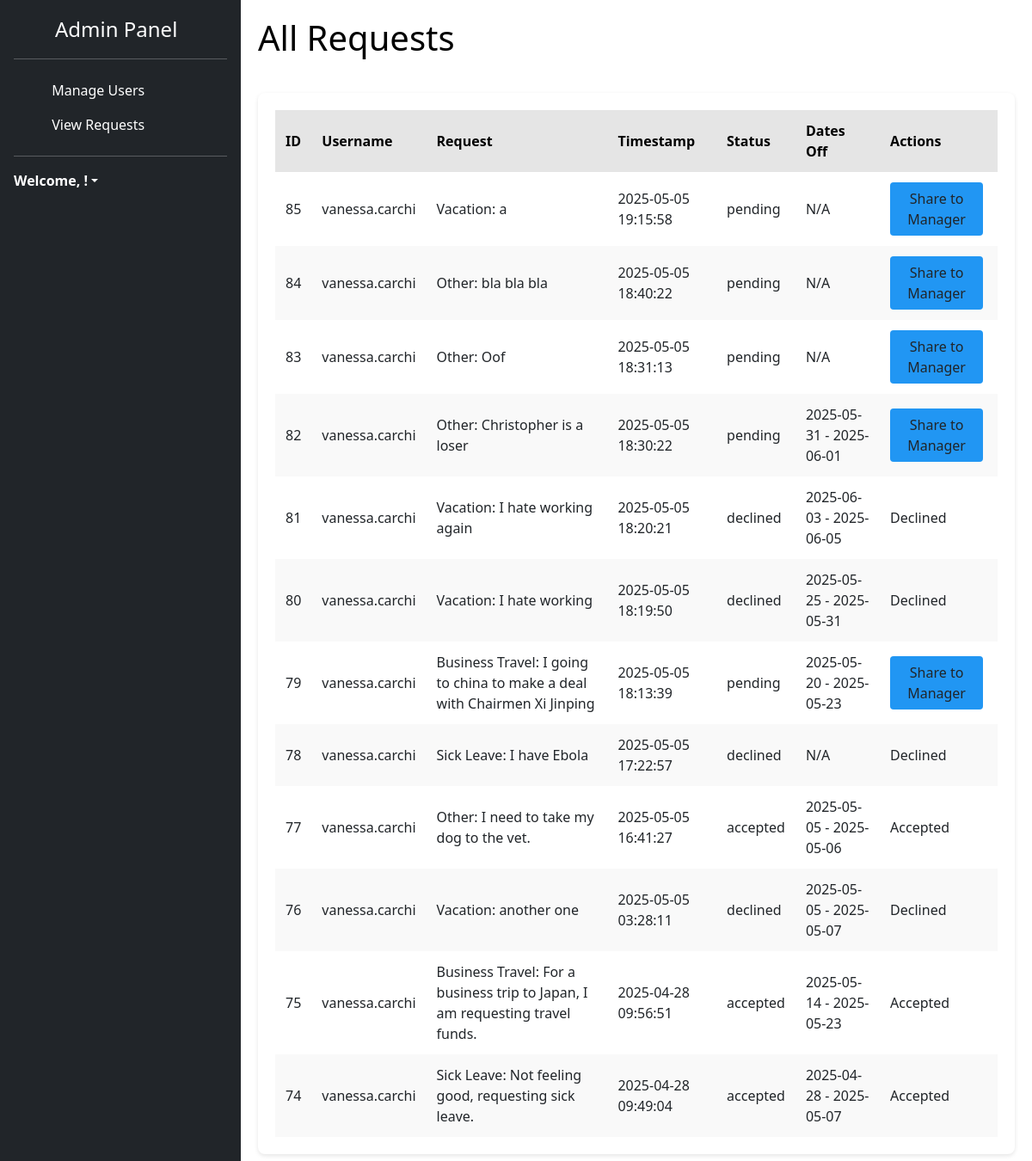
The app's page /admin_requests (signed in) with its own data.
### tables this page shows
CREATE TABLE requests (
    id INTEGER PRIMARY KEY AUTOINCREMENT,
    username TEXT NOT NULL,
    request TEXT NOT NULL,
    timestamp DATETIME DEFAULT CURRENT_TIMESTAMP
, status TEXT DEFAULT 'pending', user_id INTEGER, start_date TEXT, end_date TEXT, notified INTEGER DEFAULT 0, last_status TEXT DEFAULT NULL);

### main.py (the view)
@app.route("/admin_requests")
def admin_requests():
    if "user" in session and session.get("role") == "admin":
        conn = sqlite3.connect("users.db")
        cursor = conn.cursor()
        cursor.execute("SELECT id, username, request, timestamp, status, start_date, end_date FROM requests ORDER BY timestamp DESC")
        all_requests = cursor.fetchall()
        conn.close()
        return render_template("HTML/admin_requests.html", requests=all_requests)
    return redirect(url_for("login"))

### templates/HTML/admin_requests.html (shortened to what this page needs)
<!DOCTYPE html>
<html lang="en">
<head>
  <link rel="stylesheet" href="{{ url_for('static', filename='CSS/sidebars.css') }}">
  <link rel="stylesheet" href="{{ url_for('static', filename='CSS/dashboard.css') }}">
  <link rel="stylesheet" href="{{ url_for('static', filename='CSS/admin_requests.css') }}">
  <link href="https://cdn.jsdelivr.net/npm/bootstrap@5.3.2/dist/css/bootstrap.min.css" rel="stylesheet">
  <link rel="stylesheet" href="https://cdn.jsdelivr.net/npm/flatpickr/dist/flatpickr.min.css">
  <link rel="stylesheet" href="https://cdn.jsdelivr.net/npm/@docsearch/css@3">
  <link href="../assets/dist/css/bootstrap.min.css" rel="stylesheet">
  <link rel="stylesheet" href="https://cdnjs.cloudflare.com/ajax/libs/bootstrap/5.1.3/css/bootstrap.min.css" />
  <link rel="stylesheet" href="https://cdnjs.cloudflare.com/ajax/libs/font-awesome/6.0.0/css/all.min.css" />
</head>
<body>
  <div class="app-container">
    <div class="sidebar flex-column flex-shrink-0 p-3 text-bg-dark" style="width: 280px;">
      <div class="d-flex align-items-center mb-3 mb-md-0 me-md-auto text-white text-decoration-none">
        <svg class="bi pe-none me-2" width="40" height="32"><use xlink:href="#bootstrap"/></svg>
        <span class="fs-4">Admin Panel</span>
      </div>
      <hr>
      <ul class="nav nav-pills flex-column mb-auto">
        <li class="nav-item">
          <a href="{{ url_for('admin_panel') }}" class="nav-link text-white" >
            <svg class="bi pe-none me-2" width="16" height="16"><use xlink:href="#"/></svg>
            Manage Users
          </a>
        </li>
        <li>
          <a href="{{ url_for('admin_requests') }}" class="nav-link text-white">
            <svg class="bi pe-none me-2" width="16" height="16"><use xlink:href="#"/></svg>
            View Requests
          </a>
        </li>
      </ul>
      <hr>
      <div class="dropdown">
        <a href="#" class="d-flex align-items-center text-white text-decoration-none dropdown-toggle" data-bs-toggle="dropdown" aria-expanded="false">
          <strong>Welcome, {{username}}!</strong>
        </a>
      </div>
    </div>
  <div class="main-content">
    <header>
      <h1>All Requests</h1>
    </header>
    <div class="table-container">
      <table id="requestTable">
        <thead>
          <tr>
            <th onclick="sortByCategory(0)" style="cursor: pointer;">ID</th>
            <th onclick="sortByCategory(1)" style="cursor: pointer;">Username</th>
            <th onclick="sortByCategory(2)" style="cursor: pointer;">Request</th>
            <th onclick="sortByCategory(3)" style="cursor: pointer;">Timestamp</th>
            <th onclick="sortByCategory(4)" style="cursor: pointer;">Status</th>
            <th onclick="sortByCategory(5)" style="cursor: pointer;">Dates Off</th>
            <th onclick="sortByCategory(6)" style="cursor: pointer;">Actions</th>
          </tr>
        </thead>
        <tbody>
          {% for req in requests %}
          <tr>
            <td>{{ req[0] }}</td>
            <td>{{ req[1] }}</td>
            <td>{{ req[2] }}</td>
            <td>{{ req[3] }}</td>
            <td>{{ req[4] }}</td>
            <td>
              {% if req[5] and req[6] %}
                {{ req[5] }} - {{ req[6] }}
              {% else %}
                N/A
              {% endif %}
            </td>
            <td>
              {% if req[4] == 'pending' %}
                <a href="{{ url_for('share_request', request_id=req[0]) }}" class="btn btn-share">Share to Manager</a>
              {% else %}
                <span>{{ req[4] | capitalize }}</span>
              {% endif %}
            </td>
          </tr>
          {% endfor %}
        </tbody>
      </table>
    </div>
  </div>
</body>
</html>

### static/CSS/sidebars.css (style rules this page uses)
body { min-height: 100vh; min-height: -webkit-fill-available; }
html { height: -webkit-fill-available; }
.dropdown-toggle { outline: 0; }
.nav-link { display: flex; align-items: center; padding: 10px 15px; color: white; border-radius: 6px; transition: background-color 0.2s ease; }

### static/CSS/dashboard.css (style rules this page uses)
*,body { margin:0 }
* { padding:0;box-sizing:border-box }
body { font-family:Poppins,sans-serif; height:100vh; background:#f8f9fa; color:#000; }
.app-container { display: flex; height: 100vh; }
.main-content { flex:1; padding:20px; overflow-y:auto; }
.main-content h1 { margin-bottom:20px; }
.bi { vertical-align:-.125em; fill:currentColor }

### static/CSS/admin_requests.css (style rules this page uses)
body { background: #f0f2f5; font-family: "Poppins", sans-serif; }
.main-content { padding: 20px; }
header { display: flex; justify-content: space-between; align-items: center; margin-bottom: 20px; }
header h1 { color: black; }
.table-container { background: #fff; border-radius: 8px; padding: 20px; box-shadow: 0 2px 5px rgba(0,0,0,0.1); }
table { width: 100%; border-collapse: collapse; }
table th, table td { padding: 12px; text-align: left; }
table thead { background: #E5E5E5; color: black; }
table tbody tr:nth-child(even) { background: #f9f9f9; }
.btn { padding: 6px 12px; text-decoration: none; color: #fff; border-radius: 4px; font-size: 14px; margin-right: 5px; display: inline-block; border: none; cursor: pointer; }
.btn.btn-share { background: #2196f3; }

### records on screen
requests: id "85", username "vanessa.carchi", request "Vacation: a", timestamp "2025-05-05 19:15:58", status "pending", start_date "N/A"
requests: id "84", username "vanessa.carchi", request "Other: bla bla bla", timestamp "2025-05-05 18:40:22", status "pending", start_date "N/A"
requests: id "83", username "vanessa.carchi", request "Other: Oof", timestamp "2025-05-05 18:31:13", status "pending", start_date "N/A"
requests: id "82", username "vanessa.carchi", request "Other: Christopher is a loser", timestamp "2025-05-05 18:30:22", status "pending", start_date "2025-05-31", end_date "2025-06-01"
requests: id "81", username "vanessa.carchi", request "Vacation: I hate working again", timestamp "2025-05-05 18:20:21", status "declined", start_date "2025-06-03", end_date "2025-06-05", status "Declined"
requests: id "80", username "vanessa.carchi", request "Vacation: I hate working", timestamp "2025-05-05 18:19:50", status "declined", start_date "2025-05-25", end_date "2025-05-31", status "Declined"
requests: id "79", username "vanessa.carchi", request "Business Travel: I going to china to make a deal with Chairmen Xi Jinping", timestamp "2025-05-05 18:13:39", status "pending", start_date "2025-05-20", end_date "2025-05-23"
requests: id "78", username "vanessa.carchi", request "Sick Leave: I have Ebola", timestamp "2025-05-05 17:22:57", status "declined", start_date "N/A", status "Declined"
requests: id "77", username "vanessa.carchi", request "Other: I need to take my dog to the vet.", timestamp "2025-05-05 16:41:27", status "accepted", start_date "2025-05-05", end_date "2025-05-06", status "Accepted"
requests: id "76", username "vanessa.carchi", request "Vacation: another one", timestamp "2025-05-05 03:28:11", status "declined", start_date "2025-05-05", end_date "2025-05-07", status "Declined"
requests: id "75", username "vanessa.carchi", request "Business Travel: For a business trip to Japan, I am requesting travel funds.", timestamp "2025-04-28 09:56:51", status "accepted", start_date "2025-05-14", end_date "2025-05-23", status "Accepted"
requests: id "74", username "vanessa.carchi", request "Sick Leave: Not feeling good, requesting sick leave.", timestamp "2025-04-28 09:49:04", status "accepted", start_date "2025-04-28", end_date "2025-05-07", status "Accepted"
